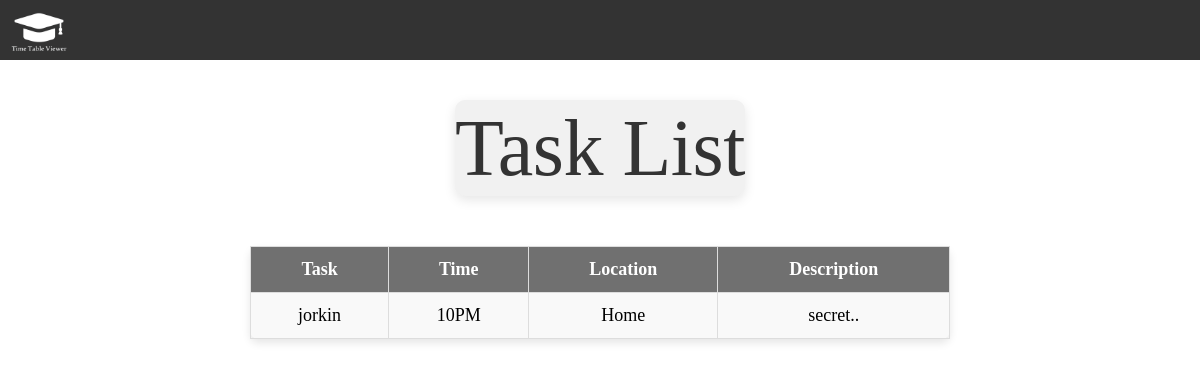
Before: / with the older database file.
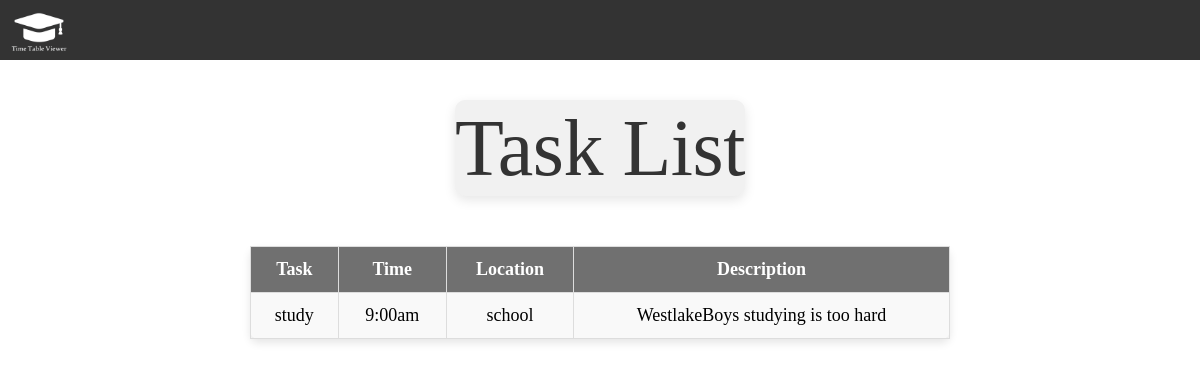
After: the same page with the newer database file.
### tables this page shows
CREATE TABLE "day" (
	"task"	TEXT NOT NULL,
	"time"	TEXT NOT NULL,
	"location"	TEXT NOT NULL,
	"description"	TEXT NOT NULL,
	"id"	INTEGER NOT NULL,
	PRIMARY KEY("id" AUTOINCREMENT)
);

### app.py (the view, shortened to what this page needs)
@app.route('/')
def index():
    conn = get_db_connection()
    day_tasks = conn.execute('SELECT * FROM day').fetchall()
    conn.close()
    return render_template("index.html", day=day_tasks)

### app.py (called while the page is built)
def get_db_connection():
    conn = sqlite3.connect('TimeTable.db')
    conn.row_factory = sqlite3.Row
    return conn

### templates/index.html (shortened to what this page needs)
<!DOCTYPE html>
<html>
<head>
    <link rel="stylesheet" href="{{ url_for('static', filename='style.css') }}">
</head>
<body>
    <ul id="navbar">
        <li class="navitem"><img src="{{ url_for('static', filename='logo.png') }}" alt="Logo" class="logo"></li>
    </ul>
    {% block body %}
    <div class="form-container">
        <h2 class="cleanheader">Task List</h2>
        <table id="viewtask">
            <thead>
                <tr>
                    <th>Task</th>
                    <th>Time</th>
                    <th>Location</th>
                    <th>Description</th>
                </tr>
            </thead>
            <tbody>
                {% for day in day %}
                <tr>
                    <td>{{ day.task }}</td>
                    <td>{{ day.time }}</td>
                    <td>{{ day.location }}</td>
                    <td>{{ day.description }}</td>
                </tr>
                {% endfor %}
            </tbody>
        </table>
    </div>
    {% endblock %}
</body>
</html>

Changed rows visible on the page:
removed day: task "jorkin", time "10PM", location "Home", description "secret.."
added day: task "study", time "9:00am", location "school", description "WestlakeBoys studying is too hard"
